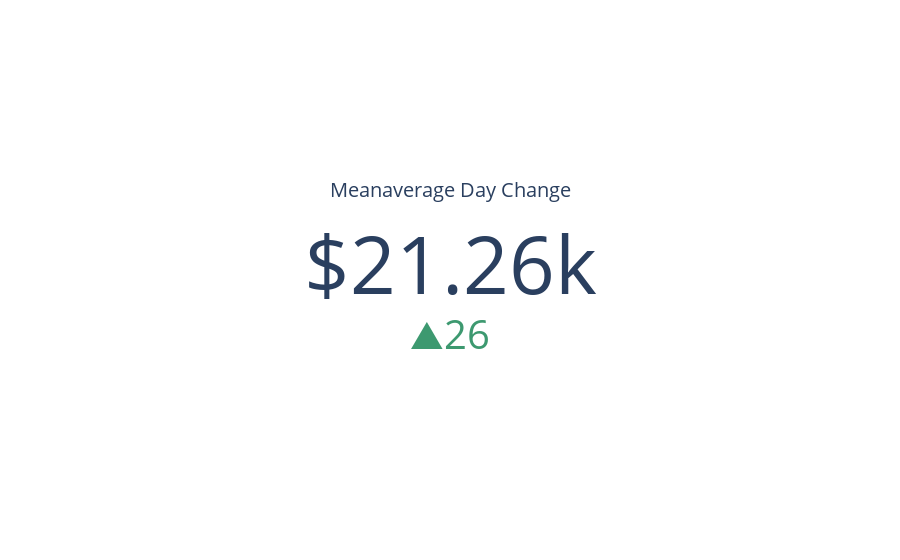

This figure's notebook cell:
### Code cell
import plotly.graph_objects as go


fig = go.Figure(go.Indicator(
    domain = {'x': [0, 1], 'y': [0, 1]},
    value = df.meanavge.iloc[-1],
    mode = "number+delta",
    number = {'prefix': "$"},
    delta = {"reference": ((df.meanavge.iloc[-2])), "valueformat": ".0f"},
    title = {'text': "Meanaverage Day Change"},
    gauge = {'axis': {'range': [None, df.price[df['price']==df.price.max()].tolist()[0]]},
    'bar': {'color': "orange"}}))


fig.show()
fig.write_html("../static/meanaverage.html")

### Figure 1 — Plotly figure (JSON) as saved in the notebook; plotly's stock layout.template omitted (floating-point values rounded to 4 significant figures)
{"data": [{"delta": {"reference": 21230.0, "valueformat": ".0f"}, "domain": {"x": [0, 1], "y": [0, 1]}, "gauge": {"axis": {"range": [null, 67530.0]}, "bar": {"color": "orange"}}, "mode": "number+delta", "number": {"prefix": "$"}, "title": {"text": "Meanaverage Day Change"}, "type": "indicator", "value": 21260.0}], "layout": {}}
